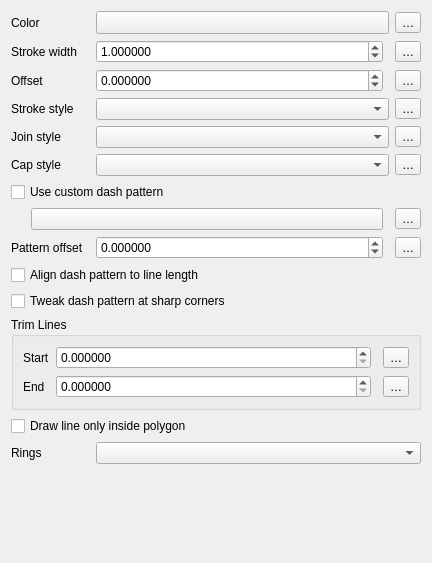
<?xml version="1.0" encoding="UTF-8"?>
<ui version="4.0">
 <class>WidgetSimpleLine</class>
 <widget class="QWidget" name="WidgetSimpleLine">
  <property name="geometry">
   <rect>
    <x>0</x>
    <y>0</y>
    <width>432</width>
    <height>563</height>
   </rect>
  </property>
  <property name="windowTitle">
   <string notr="true">Form</string>
  </property>
  <layout class="QGridLayout" name="gridLayout">
   <item row="7" column="3">
    <widget class="QgsPropertyOverrideButton" name="mDashPatternDDBtn">
     <property name="text">
      <string>…</string>
     </property>
    </widget>
   </item>
   <item row="1" column="2">
    <layout class="QHBoxLayout" name="horizontalLayout_2">
     <item>
      <widget class="QgsDoubleSpinBox" name="spinWidth">
       <property name="sizePolicy">
        <sizepolicy hsizetype="Preferred" vsizetype="Fixed">
         <horstretch>1</horstretch>
         <verstretch>0</verstretch>
        </sizepolicy>
       </property>
       <property name="specialValueText">
        <string>Hairline</string>
       </property>
       <property name="decimals">
        <number>6</number>
       </property>
       <property name="maximum">
        <double>100000.000000000000000</double>
       </property>
       <property name="singleStep">
        <double>0.200000000000000</double>
       </property>
       <property name="value">
        <double>1.000000000000000</double>
       </property>
       <property name="showClearButton" stdset="0">
        <bool>true</bool>
       </property>
      </widget>
     </item>
     <item>
      <widget class="QgsUnitSelectionWidget" name="mPenWidthUnitWidget" native="true">
       <property name="minimumSize">
        <size>
         <width>0</width>
         <height>0</height>
        </size>
       </property>
       <property name="focusPolicy">
        <enum>Qt::StrongFocus</enum>
       </property>
      </widget>
     </item>
    </layout>
   </item>
   <item row="3" column="0">
    <widget class="QLabel" name="label_3">
     <property name="text">
      <string>Stroke style</string>
     </property>
    </widget>
   </item>
   <item row="4" column="0">
    <widget class="QLabel" name="label_5">
     <property name="text">
      <string>Join style</string>
     </property>
    </widget>
   </item>
   <item row="3" column="3">
    <widget class="QgsPropertyOverrideButton" name="mPenStyleDDBtn">
     <property name="text">
      <string>…</string>
     </property>
    </widget>
   </item>
   <item row="0" column="0">
    <widget class="QLabel" name="label">
     <property name="text">
      <string>Color</string>
     </property>
    </widget>
   </item>
   <item row="3" column="2">
    <widget class="QgsPenStyleComboBox" name="cboPenStyle"/>
   </item>
   <item row="6" column="0" colspan="3">
    <widget class="QCheckBox" name="mCustomCheckBox">
     <property name="text">
      <string>Use custom dash pattern</string>
     </property>
    </widget>
   </item>
   <item row="1" column="0">
    <widget class="QLabel" name="label_2">
     <property name="text">
      <string>Stroke width</string>
     </property>
    </widget>
   </item>
   <item row="5" column="0">
    <widget class="QLabel" name="label_6">
     <property name="text">
      <string>Cap style</string>
     </property>
    </widget>
   </item>
   <item row="12" column="0" colspan="3">
    <widget class="QCheckBox" name="mCheckDashCorners">
     <property name="toolTip">
      <string>If enabled, the dash pattern for the line will be dynamically refined over sharp corners</string>
     </property>
     <property name="text">
      <string>Tweak dash pattern at sharp corners</string>
     </property>
    </widget>
   </item>
   <item row="7" column="0" colspan="3">
    <layout class="QHBoxLayout" name="horizontalLayout_12">
     <item>
      <spacer name="horizontalSpacer">
       <property name="orientation">
        <enum>Qt::Horizontal</enum>
       </property>
       <property name="sizeType">
        <enum>QSizePolicy::Maximum</enum>
       </property>
       <property name="sizeHint" stdset="0">
        <size>
         <width>20</width>
         <height>1</height>
        </size>
       </property>
      </spacer>
     </item>
     <item>
      <widget class="QPushButton" name="mChangePatternButton">
       <property name="sizePolicy">
        <sizepolicy hsizetype="Expanding" vsizetype="Fixed">
         <horstretch>0</horstretch>
         <verstretch>0</verstretch>
        </sizepolicy>
       </property>
       <property name="text">
        <string/>
       </property>
      </widget>
     </item>
     <item>
      <widget class="QgsUnitSelectionWidget" name="mDashPatternUnitWidget" native="true">
       <property name="focusPolicy">
        <enum>Qt::StrongFocus</enum>
       </property>
      </widget>
     </item>
    </layout>
   </item>
   <item row="0" column="2">
    <widget class="QgsColorButton" name="btnChangeColor">
     <property name="sizePolicy">
      <sizepolicy hsizetype="Expanding" vsizetype="Fixed">
       <horstretch>0</horstretch>
       <verstretch>0</verstretch>
      </sizepolicy>
     </property>
     <property name="minimumSize">
      <size>
       <width>120</width>
       <height>0</height>
      </size>
     </property>
     <property name="maximumSize">
      <size>
       <width>16777215</width>
       <height>16777215</height>
      </size>
     </property>
     <property name="text">
      <string/>
     </property>
    </widget>
   </item>
   <item row="15" column="2" colspan="2">
    <widget class="QComboBox" name="mRingFilterComboBox"/>
   </item>
   <item row="4" column="2">
    <widget class="QgsPenJoinStyleComboBox" name="cboJoinStyle"/>
   </item>
   <item row="5" column="2">
    <widget class="QgsPenCapStyleComboBox" name="cboCapStyle"/>
   </item>
   <item row="2" column="2">
    <layout class="QHBoxLayout" name="horizontalLayout_3">
     <item>
      <widget class="QgsDoubleSpinBox" name="spinOffset">
       <property name="sizePolicy">
        <sizepolicy hsizetype="Minimum" vsizetype="Fixed">
         <horstretch>1</horstretch>
         <verstretch>0</verstretch>
        </sizepolicy>
       </property>
       <property name="styleSheet">
        <string notr="true"/>
       </property>
       <property name="decimals">
        <number>6</number>
       </property>
       <property name="minimum">
        <double>-100000.000000000000000</double>
       </property>
       <property name="maximum">
        <double>100000.000000000000000</double>
       </property>
       <property name="singleStep">
        <double>0.200000000000000</double>
       </property>
      </widget>
     </item>
     <item>
      <widget class="QgsUnitSelectionWidget" name="mOffsetUnitWidget" native="true">
       <property name="minimumSize">
        <size>
         <width>0</width>
         <height>0</height>
        </size>
       </property>
       <property name="focusPolicy">
        <enum>Qt::StrongFocus</enum>
       </property>
      </widget>
     </item>
    </layout>
   </item>
   <item row="10" column="2">
    <layout class="QHBoxLayout" name="horizontalLayout_4">
     <item>
      <widget class="QgsDoubleSpinBox" name="spinPatternOffset">
       <property name="sizePolicy">
        <sizepolicy hsizetype="Minimum" vsizetype="Fixed">
         <horstretch>1</horstretch>
         <verstretch>0</verstretch>
        </sizepolicy>
       </property>
       <property name="styleSheet">
        <string notr="true"/>
       </property>
       <property name="decimals">
        <number>6</number>
       </property>
       <property name="minimum">
        <double>-100000.000000000000000</double>
       </property>
       <property name="maximum">
        <double>100000.000000000000000</double>
       </property>
       <property name="singleStep">
        <double>0.200000000000000</double>
       </property>
      </widget>
     </item>
     <item>
      <widget class="QgsUnitSelectionWidget" name="mPatternOffsetUnitWidget" native="true">
       <property name="minimumSize">
        <size>
         <width>0</width>
         <height>0</height>
        </size>
       </property>
       <property name="focusPolicy">
        <enum>Qt::StrongFocus</enum>
       </property>
      </widget>
     </item>
    </layout>
   </item>
   <item row="10" column="3">
    <widget class="QgsPropertyOverrideButton" name="mPatternOffsetDDBtn">
     <property name="text">
      <string>…</string>
     </property>
    </widget>
   </item>
   <item row="10" column="0">
    <widget class="QLabel" name="label_7">
     <property name="text">
      <string>Pattern offset</string>
     </property>
    </widget>
   </item>
   <item row="15" column="0">
    <widget class="QLabel" name="mRingsLabel">
     <property name="text">
      <string>Rings</string>
     </property>
    </widget>
   </item>
   <item row="2" column="3">
    <widget class="QgsPropertyOverrideButton" name="mOffsetDDBtn">
     <property name="text">
      <string>…</string>
     </property>
    </widget>
   </item>
   <item row="14" column="0" colspan="4">
    <widget class="QCheckBox" name="mDrawInsideCheckBox">
     <property name="text">
      <string>Draw line only inside polygon</string>
     </property>
    </widget>
   </item>
   <item row="0" column="3">
    <widget class="QgsPropertyOverrideButton" name="mColorDDBtn">
     <property name="text">
      <string>…</string>
     </property>
    </widget>
   </item>
   <item row="4" column="3">
    <widget class="QgsPropertyOverrideButton" name="mJoinStyleDDBtn">
     <property name="text">
      <string>…</string>
     </property>
    </widget>
   </item>
   <item row="5" column="3">
    <widget class="QgsPropertyOverrideButton" name="mCapStyleDDBtn">
     <property name="text">
      <string>…</string>
     </property>
    </widget>
   </item>
   <item row="11" column="0" colspan="3">
    <widget class="QCheckBox" name="mCheckAlignDash">
     <property name="toolTip">
      <string>If enabled, the dash pattern sizes will be dynamically tweaked to ensure that the end of the line is represented by a complete dash element</string>
     </property>
     <property name="text">
      <string>Align dash pattern to line length</string>
     </property>
    </widget>
   </item>
   <item row="2" column="0">
    <widget class="QLabel" name="label_4">
     <property name="text">
      <string>Offset</string>
     </property>
    </widget>
   </item>
   <item row="1" column="3">
    <widget class="QgsPropertyOverrideButton" name="mPenWidthDDBtn">
     <property name="text">
      <string>…</string>
     </property>
    </widget>
   </item>
   <item row="16" column="0">
    <spacer name="verticalSpacer">
     <property name="orientation">
      <enum>Qt::Vertical</enum>
     </property>
     <property name="sizeHint" stdset="0">
      <size>
       <width>20</width>
       <height>40</height>
      </size>
     </property>
    </spacer>
   </item>
   <item row="13" column="0" colspan="4">
    <widget class="QgsCollapsibleGroupBoxBasic" name="mTrimGroupBox">
     <property name="title">
      <string>Trim Lines</string>
     </property>
     <layout class="QGridLayout" name="gridLayout_2" columnstretch="0,1,0,0">
      <item row="1" column="3">
       <widget class="QgsPropertyOverrideButton" name="mTrimDistanceEndDDBtn">
        <property name="text">
         <string>…</string>
        </property>
       </widget>
      </item>
      <item row="0" column="1" colspan="2">
       <layout class="QHBoxLayout" name="horizontalLayout_6">
        <item>
         <widget class="QgsDoubleSpinBox" name="mTrimStartDistanceSpin">
          <property name="sizePolicy">
           <sizepolicy hsizetype="Preferred" vsizetype="Fixed">
            <horstretch>1</horstretch>
            <verstretch>0</verstretch>
           </sizepolicy>
          </property>
          <property name="decimals">
           <number>6</number>
          </property>
          <property name="maximum">
           <double>100000.000000000000000</double>
          </property>
          <property name="singleStep">
           <double>0.200000000000000</double>
          </property>
          <property name="value">
           <double>0.000000000000000</double>
          </property>
          <property name="showClearButton" stdset="0">
           <bool>true</bool>
          </property>
         </widget>
        </item>
        <item>
         <widget class="QgsUnitSelectionWidget" name="mTrimDistanceStartUnitWidget" native="true">
          <property name="minimumSize">
           <size>
            <width>0</width>
            <height>0</height>
           </size>
          </property>
          <property name="focusPolicy">
           <enum>Qt::StrongFocus</enum>
          </property>
         </widget>
        </item>
       </layout>
      </item>
      <item row="1" column="1" colspan="2">
       <layout class="QHBoxLayout" name="horizontalLayout_5">
        <item>
         <widget class="QgsDoubleSpinBox" name="mTrimDistanceEndSpin">
          <property name="sizePolicy">
           <sizepolicy hsizetype="Preferred" vsizetype="Fixed">
            <horstretch>1</horstretch>
            <verstretch>0</verstretch>
           </sizepolicy>
          </property>
          <property name="decimals">
           <number>6</number>
          </property>
          <property name="maximum">
           <double>100000.000000000000000</double>
          </property>
          <property name="singleStep">
           <double>0.200000000000000</double>
          </property>
          <property name="value">
           <double>0.000000000000000</double>
          </property>
          <property name="showClearButton" stdset="0">
           <bool>true</bool>
          </property>
         </widget>
        </item>
        <item>
         <widget class="QgsUnitSelectionWidget" name="mTrimDistanceEndUnitWidget" native="true">
          <property name="minimumSize">
           <size>
            <width>0</width>
            <height>0</height>
           </size>
          </property>
          <property name="focusPolicy">
           <enum>Qt::StrongFocus</enum>
          </property>
         </widget>
        </item>
       </layout>
      </item>
      <item row="0" column="0">
       <widget class="QLabel" name="label_9">
        <property name="text">
         <string>Start</string>
        </property>
       </widget>
      </item>
      <item row="1" column="0">
       <widget class="QLabel" name="label_8">
        <property name="text">
         <string>End</string>
        </property>
       </widget>
      </item>
      <item row="0" column="3">
       <widget class="QgsPropertyOverrideButton" name="mTrimDistanceStartDDBtn">
        <property name="text">
         <string>…</string>
        </property>
       </widget>
      </item>
     </layout>
    </widget>
   </item>
  </layout>
 </widget>
 <customwidgets>
  <customwidget>
   <class>QgsDoubleSpinBox</class>
   <extends>QDoubleSpinBox</extends>
   <header>qgsdoublespinbox.h</header>
  </customwidget>
  <customwidget>
   <class>QgsPropertyOverrideButton</class>
   <extends>QToolButton</extends>
   <header>qgspropertyoverridebutton.h</header>
  </customwidget>
  <customwidget>
   <class>QgsColorButton</class>
   <extends>QToolButton</extends>
   <header>qgscolorbutton.h</header>
   <container>1</container>
  </customwidget>
  <customwidget>
   <class>QgsUnitSelectionWidget</class>
   <extends>QWidget</extends>
   <header>qgsunitselectionwidget.h</header>
   <container>1</container>
  </customwidget>
  <customwidget>
   <class>QgsPenJoinStyleComboBox</class>
   <extends>QComboBox</extends>
   <header>qgspenstylecombobox.h</header>
  </customwidget>
  <customwidget>
   <class>QgsCollapsibleGroupBoxBasic</class>
   <extends>QGroupBox</extends>
   <header location="global">qgscollapsiblegroupbox.h</header>
   <container>1</container>
  </customwidget>
  <customwidget>
   <class>QgsPenCapStyleComboBox</class>
   <extends>QComboBox</extends>
   <header>qgspenstylecombobox.h</header>
  </customwidget>
  <customwidget>
   <class>QgsPenStyleComboBox</class>
   <extends>QComboBox</extends>
   <header>qgspenstylecombobox.h</header>
  </customwidget>
 </customwidgets>
 <tabstops>
  <tabstop>btnChangeColor</tabstop>
  <tabstop>mColorDDBtn</tabstop>
  <tabstop>spinWidth</tabstop>
  <tabstop>mPenWidthUnitWidget</tabstop>
  <tabstop>mPenWidthDDBtn</tabstop>
  <tabstop>spinOffset</tabstop>
  <tabstop>mOffsetUnitWidget</tabstop>
  <tabstop>mOffsetDDBtn</tabstop>
  <tabstop>cboPenStyle</tabstop>
  <tabstop>mPenStyleDDBtn</tabstop>
  <tabstop>cboJoinStyle</tabstop>
  <tabstop>mJoinStyleDDBtn</tabstop>
  <tabstop>cboCapStyle</tabstop>
  <tabstop>mCapStyleDDBtn</tabstop>
  <tabstop>mCustomCheckBox</tabstop>
  <tabstop>mChangePatternButton</tabstop>
  <tabstop>mDashPatternUnitWidget</tabstop>
  <tabstop>mDashPatternDDBtn</tabstop>
  <tabstop>spinPatternOffset</tabstop>
  <tabstop>mPatternOffsetUnitWidget</tabstop>
  <tabstop>mPatternOffsetDDBtn</tabstop>
  <tabstop>mCheckAlignDash</tabstop>
  <tabstop>mCheckDashCorners</tabstop>
  <tabstop>mTrimStartDistanceSpin</tabstop>
  <tabstop>mTrimDistanceStartUnitWidget</tabstop>
  <tabstop>mTrimDistanceStartDDBtn</tabstop>
  <tabstop>mTrimDistanceEndSpin</tabstop>
  <tabstop>mTrimDistanceEndUnitWidget</tabstop>
  <tabstop>mTrimDistanceEndDDBtn</tabstop>
  <tabstop>mDrawInsideCheckBox</tabstop>
  <tabstop>mRingFilterComboBox</tabstop>
 </tabstops>
 <resources/>
 <connections/>
</ui>
